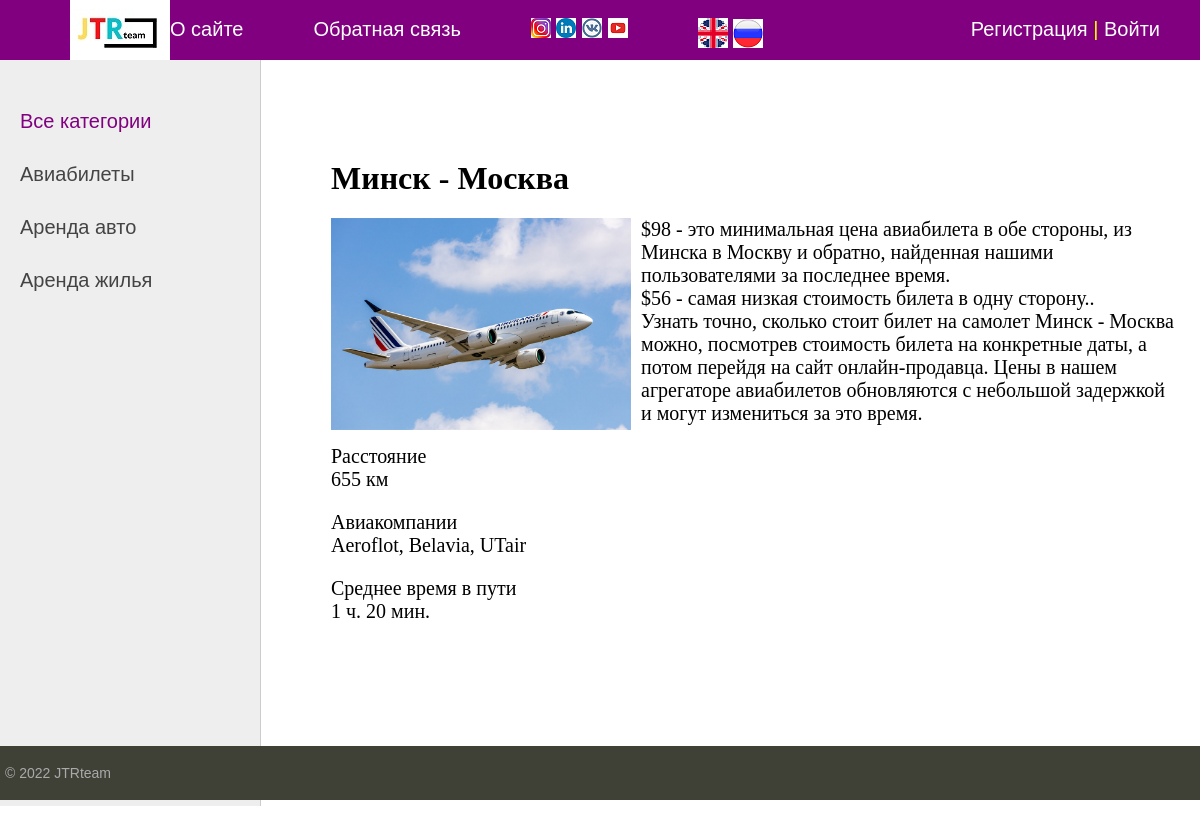
The page /post/minsk-moskva/ on the database its author committed.
### JTR/models.py (models this page shows, shortened)
class Category(models.Model):
    name = models.CharField(max_length=100, db_index=True, verbose_name='Категория')
    slug = models.SlugField(max_length=255, unique=True, db_index=True, verbose_name='URL')
    def get_absolute_url(self):
        return reverse('category', kwargs={'cat_slug': self.slug})
    class Meta:
        verbose_name = 'Категория'
        verbose_name_plural = "Категории"
        ordering = ['id']

class JTR(models.Model):
    title = models.CharField(max_length=255, verbose_name='Заголовок')
    slug = models.SlugField(max_length=255, unique=True, db_index=True, verbose_name='URL')
    content = models.TextField(blank=True, verbose_name='Текст статьи')
    photo = models.ImageField(upload_to='images/', verbose_name='Фото')
    time_create = models.DateTimeField(auto_now_add=True, verbose_name='Время создания')
    time_update = models.DateTimeField(auto_now=True, verbose_name='Время изменения')
    is_published = models.BooleanField(default=True, verbose_name='Публикация')
    cat = models.ForeignKey('Category', on_delete=models.PROTECT, verbose_name='Категории')
    def __str__(self):
        return self.title
    class Meta:
        verbose_name = 'Направления'
        verbose_name_plural = "Направления"
        ordering = ['id']

### JTR/views.py (the view)
# urls.py: path('post/<slug:post_slug>/', ShowPost.as_view(), name='post'),
class ShowPost(DataMixin, DetailView):
    model = JTR
    template_name = 'JTR/post.html'
    slug_url_kwarg = 'post_slug'
    context_object_name = 'post'
    def get_context_data(self, *, object_list=None, **kwargs):
        context = super().get_context_data(**kwargs)
        c_def = self.get_user_context(title=context['post'])
        return dict(list(context.items()) + list(c_def.items()))

### JTR/utilis.py (called while the page is built)
    def get_user_context(self, **kwargs):
        context = kwargs
        cats = cache.get('cats')
        if not cats:
            cats = Category.objects.annotate(Count('jtr'))
            cache.set('cats', cats, 60)
        user_menu = menu.copy()
        if not self.request.user.is_authenticated:
            user_menu.pop(1)
        context['menu'] = user_menu
        context['cats'] = cats
        if 'cat_selected' not in context:
            context['cat_selected'] = 0
        return context

### JTR/templates/JTR/post.html
{% extends 'JTR/base.html' %}
{% block content %}
<h1>{{post.title}}</h1>
{% if post.photo %}
<p><img class="img-article-left" src="{{post.photo.url}}"></p>
{% endif %}
{{post.content|linebreaks}}
{% endblock %}

### JTR/templates/JTR/base.html (shortened to what this page needs)
{% load static %}
{% load JTR_tags %}
<html>
<head>
    <link type="text/css" href="{% static 'JTR/css/styles.css' %}" rel="stylesheet" />
</head>
<body>
<table class="table-page" border=0 cellpadding="0" cellspacing="0">
<tr><td valign=top>
{% block mainmenu %}
        <div class="header">
            <ul id="mainmenu" class="mainmenu">
    <div>
                <li class="logo"><a href="{% url 'home'%}" ><li class="logo"><img src={% static 'JTR/images/logo_new2.png' %}
            </li>
    </div>
{% for m in menu %}
            <li><a href="{% url m.url_name %}">{{m.title}}</a></li>
{% endfor %}
    <div>
        <li>
        <a href="https://www.instagram.com/jtr.team" target="_blank"><img src={% static 'JTR/images/inst.png' %} class="marginLeft pull_right"></a>
        <a href="https://www.linkedin.com/in/timur-shemruk/" target="_blank"><img src={% static 'JTR/images/link.png' %} class="marginLeft pull_right"></a>
        <a href="https://vk.com/timur_keln" target="_blank"><img src={% static 'JTR/images/vk.png' %} class="marginLeft pull_right" ></a>
        <a href="https://youtube.com" target="_blank"><img src={% static 'JTR/images/yout.png' %} class="marginLeft pull_right" ></a>
        </li>
    </div>
    <div>
        <li>
        <a href="english/index.php" target="_blank"><img src={% static 'JTR/images/eng.png' %}  class="marginLeft pull_right"></a>
        <a href="russian/index.php" target="_blank"><img src={% static 'JTR/images/rus.png' %}  class="marginLeft pull_right"></a>
        </li>
</div>
            {% if request.user.is_authenticated %}
            <li class="last"> {{ user.username }} | <a href="{% url 'logout' %}">Выйти</a></li>
            {% else %}
            <li class="last"><a href="{% url 'register' %}">Регистрация</a> | <a href="{% url 'login' %}">Войти</a></li>
            {% endif %}
            </ul>
        </div>
{% endblock mainmenu %}
<table class="table-content" border=0 cellpadding="0" cellspacing="0">
<tr>
   <td valign="top" class="left-chapters">
   <ul id="leftchapters">
{% if cat_selected == 0 %}
       <li class="selected">Все категории</li>
{% else %}
       <li><a href="{% url 'home' %}">Все категории</a></li>
{% endif %}
{% for c in cats %}
{% if c.jtr__count > 0 %}
   {% if c.pk == cat_selected %}
       <li class="selected">{{c.name}}</li>
   {% else %}
       <li><a href="{{ c.get_absolute_url }}">{{c.name}}</a> </li>
   {% endif %}
{% endif %}
{% endfor %}
   </ul>
</td>
<td valign="top" class="content">
    <div class="content-text">
{% block content %}
{% endblock %}
    </div>
</td></tr></table>
</td></tr>
<tr><td valign=top>
    <div id="footer">
        <p>&copy; 2022 JTRteam</p>
    </div>
</td></tr></table>
</body>
</html>

### JTR/static/JTR/css/styles.css (style rules this page uses)
html, body { font-family: 'Arial'; margin: 0; padding: 0; height: 100%; width: 100%; color: #444; }
a { color: #0059b2; text-decoration: none; }
img { max-width: 600px; height: auto; }
img.img-article-left { max-width: 300px; height: auto; float: left; padding: 0 10px 10px 0; }
.table-page { width: 100%; height: 100%; vertical-align: top; }
.table-page tr { height: 100%; }
.header { background: #800080; height: 60px; }
ul.mainmenu { list-style: none; margin: 0; padding: 0; height: 60px; color: #ffff00; font-size: 20px; overflow: hidden; }
ul.mainmenu li { float: left; margin: 18px 40px 0 30px; }
ul.mainmenu li.logo { margin: 0; }
ul.mainmenu li.last { float: right; }
ul.mainmenu li a { color: #ffffff ; text-decoration: none; }
.table-content { width: 100%; min-height: 100%; height: 100%; }
.left-chapters { margin: 0; background: #eee; border-right: 1px solid #ccc; min-height: 100%; }
.left-chapters ul { width: 230px; min-height: 100%; margin: 0; padding: 20px 10px 10px 20px; list-style: none; font-size: 20px; }
.left-chapters ul li { margin: 30px 0 0 0; color: #999; }
.left-chapters ul li.selected { color: #800080; }
.left-chapters ul li a { color: #444; text-decoration: none; }
.content { padding: 40px 20px 20px 40px; width: 100%; box-sizing: border-box; }
.content-text { margin: 60px 0 0 30px; color: #000; font-size: 20px; font-family: Yandex Sans Display Light; }
.content-text h1 { font-size: 32px; }
#footer { box-sizing: border-box; background: #3F4137; padding: 5px; color: #aaa; font-size: 14px; font-family: Verdana, Geneva, Arial, Helvetica; text-align: left; overflow: hidden; }

### rows shown on the page
Category: name "Авиабилеты"
Category: name "Аренда авто"
Category: name "Аренда жилья"
JTR: title "Минск - Москва", photo (picture), content "$98 - это минимальная цена авиабилета в обе стороны, из Минска в Москву и обратно, найденная нашими пользователями за последнее время. $56 - самая низкая стоимость билета в одну сторону.. Узнать точно, сколько стоит билет на самолет Минск - Москва можно, посмотрев стоимость билета на конкретные даты, а потом перейдя на сайт онлайн-продавца. Цены в нашем агрегаторе авиабилетов обновляются с небольшой задержкой и могут измениться за это время. Расстояние 655 км Авиакомпании Aeroflot, Belavia, UTair Среднее время в пути 1 ч. 20 мин."

### other values the page prints
{{ m.title }} "О сайте" "Обратная связь"
